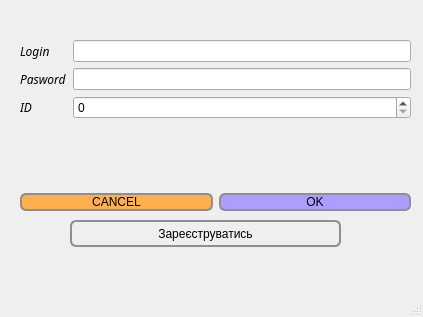
<?xml version="1.0" encoding="UTF-8"?>
<ui version="4.0">
 <class>conection</class>
 <widget class="QMainWindow" name="conection">
  <property name="geometry">
   <rect>
    <x>0</x>
    <y>0</y>
    <width>423</width>
    <height>317</height>
   </rect>
  </property>
  <property name="windowTitle">
   <string>MainWindow</string>
  </property>
  <widget class="QWidget" name="centralwidget">
   <widget class="QWidget" name="layoutWidget">
    <property name="geometry">
     <rect>
      <x>20</x>
      <y>40</y>
      <width>391</width>
      <height>171</height>
     </rect>
    </property>
    <layout class="QVBoxLayout" name="verticalLayout_3">
     <item>
      <layout class="QVBoxLayout" name="verticalLayout_2">
       <item>
        <layout class="QVBoxLayout" name="verticalLayout">
         <item>
          <layout class="QFormLayout" name="formLayout">
           <item row="0" column="0">
            <widget class="QLabel" name="loginLabel">
             <property name="font">
              <font>
               <family>Waree</family>
               <italic>true</italic>
              </font>
             </property>
             <property name="text">
              <string>Login</string>
             </property>
            </widget>
           </item>
           <item row="0" column="1">
            <widget class="QLineEdit" name="loginLineEdit"/>
           </item>
           <item row="1" column="0">
            <widget class="QLabel" name="paswordLabel">
             <property name="font">
              <font>
               <family>Waree</family>
               <italic>true</italic>
              </font>
             </property>
             <property name="text">
              <string>Pasword</string>
             </property>
            </widget>
           </item>
           <item row="1" column="1">
            <widget class="QLineEdit" name="paswordLineEdit"/>
           </item>
           <item row="2" column="0">
            <widget class="QLabel" name="iDLabel">
             <property name="font">
              <font>
               <family>Waree</family>
               <italic>true</italic>
              </font>
             </property>
             <property name="text">
              <string>ID</string>
             </property>
            </widget>
           </item>
           <item row="2" column="1">
            <widget class="QSpinBox" name="spinBox">
             <property name="maximum">
              <number>10000000</number>
             </property>
            </widget>
           </item>
          </layout>
         </item>
        </layout>
       </item>
       <item>
        <widget class="QLabel" name="label">
         <property name="text">
          <string/>
         </property>
        </widget>
       </item>
      </layout>
     </item>
     <item>
      <layout class="QHBoxLayout" name="horizontalLayout">
       <item>
        <widget class="QPushButton" name="pushButton_2">
         <property name="styleSheet">
          <string notr="true">QPushButton:hover{
border-width: 0px;
	background-color: rgb(255, 255, 199);
border-radius: 20%;
}
 QPushButton {
     border: 2px solid #8f8f91;
     border-radius: 6px;
     
	background-color: rgb(255, 176, 78);
     min-width: 80px;
 }

 QPushButton:pressed {
     background-color: qlineargradient(x1: 0, y1: 0, x2: 0, y2: 1,
                                       stop: 0 #dadbde, stop: 1 #f6f7fa);
 }

 QPushButton:flat {
     border: none; /* для плоской кнопки границы нет */
 }

 QPushButton:default {
     border-color: navy; /* делаем кнопку по умолчанию выпуклой */
 }</string>
         </property>
         <property name="text">
          <string>CANCEL</string>
         </property>
        </widget>
       </item>
       <item>
        <widget class="QPushButton" name="pushButton">
         <property name="styleSheet">
          <string notr="true">QPushButton:hover{
border-width: 0px;
	background-color: rgb(255, 255, 199);
border-radius: 20%;
}
 QPushButton {
     border: 2px solid #8f8f91;
     border-radius: 6px;
background-color: rgb(174, 157, 255);
     min-width: 80px;
 }

 QPushButton:pressed {
     background-color: qlineargradient(x1: 0, y1: 0, x2: 0, y2: 1,
                                       stop: 0 #dadbde, stop: 1 #f6f7fa);
 }

 QPushButton:flat {
     border: none; /* для плоской кнопки границы нет */
 }

 QPushButton:default {
     border-color: navy; /* делаем кнопку по умолчанию выпуклой */
 }</string>
         </property>
         <property name="text">
          <string>OK</string>
         </property>
        </widget>
       </item>
      </layout>
     </item>
    </layout>
   </widget>
   <widget class="QLabel" name="label_2">
    <property name="geometry">
     <rect>
      <x>0</x>
      <y>0</y>
      <width>91</width>
      <height>17</height>
     </rect>
    </property>
    <property name="font">
     <font>
      <weight>75</weight>
      <italic>true</italic>
      <bold>true</bold>
     </font>
    </property>
    <property name="text">
     <string/>
    </property>
   </widget>
   <widget class="QPushButton" name="pushButton_3">
    <property name="geometry">
     <rect>
      <x>70</x>
      <y>220</y>
      <width>271</width>
      <height>27</height>
     </rect>
    </property>
    <property name="styleSheet">
     <string notr="true">QPushButton:hover{
border-width: 0px;
	background-color: rgb(215, 255, 184);
border-radius: 20%;
}
 QPushButton {
     border: 2px solid #8f8f91;
     border-radius: 6px;
     background-color: qlineargradient(x1: 0, y1: 0, x2: 0, y2: 1,
                                       stop: 0 #f6f7fa, stop: 1 #dadbde);
     min-width: 80px;
 }

 QPushButton:pressed {
     background-color: qlineargradient(x1: 0, y1: 0, x2: 0, y2: 1,
                                       stop: 0 #dadbde, stop: 1 #f6f7fa);
 }

 QPushButton:flat {
     border: none; /* для плоской кнопки границы нет */
 }

 QPushButton:default {
     border-color: navy; /* делаем кнопку по умолчанию выпуклой */
 }</string>
    </property>
    <property name="text">
     <string>Зареєструватись</string>
    </property>
   </widget>
  </widget>
  <widget class="QMenuBar" name="menubar">
   <property name="geometry">
    <rect>
     <x>0</x>
     <y>0</y>
     <width>423</width>
     <height>25</height>
    </rect>
   </property>
  </widget>
  <widget class="QStatusBar" name="statusbar"/>
 </widget>
 <resources/>
 <connections/>
</ui>
